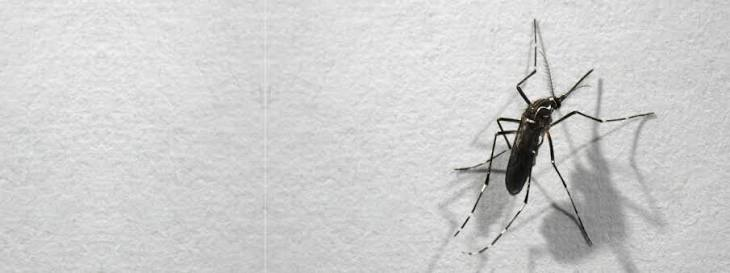
#> input picture opencv/photoss/images.jpeg, 730 x 273 px, found by its file name
$ python adaptive_thresholding.py
#> lines starting #> are read from the running program, lines starting #| are printed output that depends on the picture
import cv2

image = cv2.imread(r"D:\python\opencv\photoss\images.jpeg")
#> image is the input picture: shape (273, 730, 3); mean B, G, R 205.6, 205.9, 205.9

gray = cv2.cvtColor(image, cv2.COLOR_BGR2GRAY)

cv2.imshow("gray", gray)


thresh = cv2.adaptiveThreshold(
    gray,
    255,
    cv2.ADAPTIVE_THRESH_GAUSSIAN_C,
    cv2.THRESH_BINARY,
    11,
    2

)
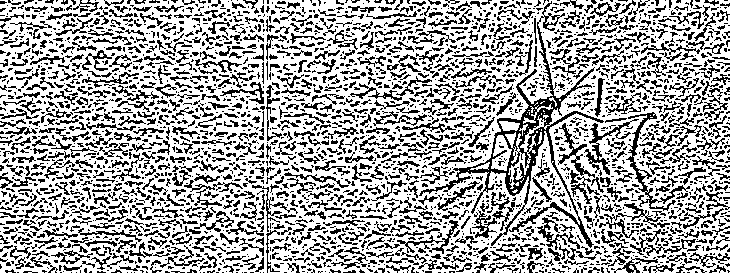
#> thresh: shape (273, 730); 65.9% white; black in thin lines or dots
cv2.imshow("threshold" ,thresh)

cv2.waitKey(0)
cv2.destroyAllWindows()
